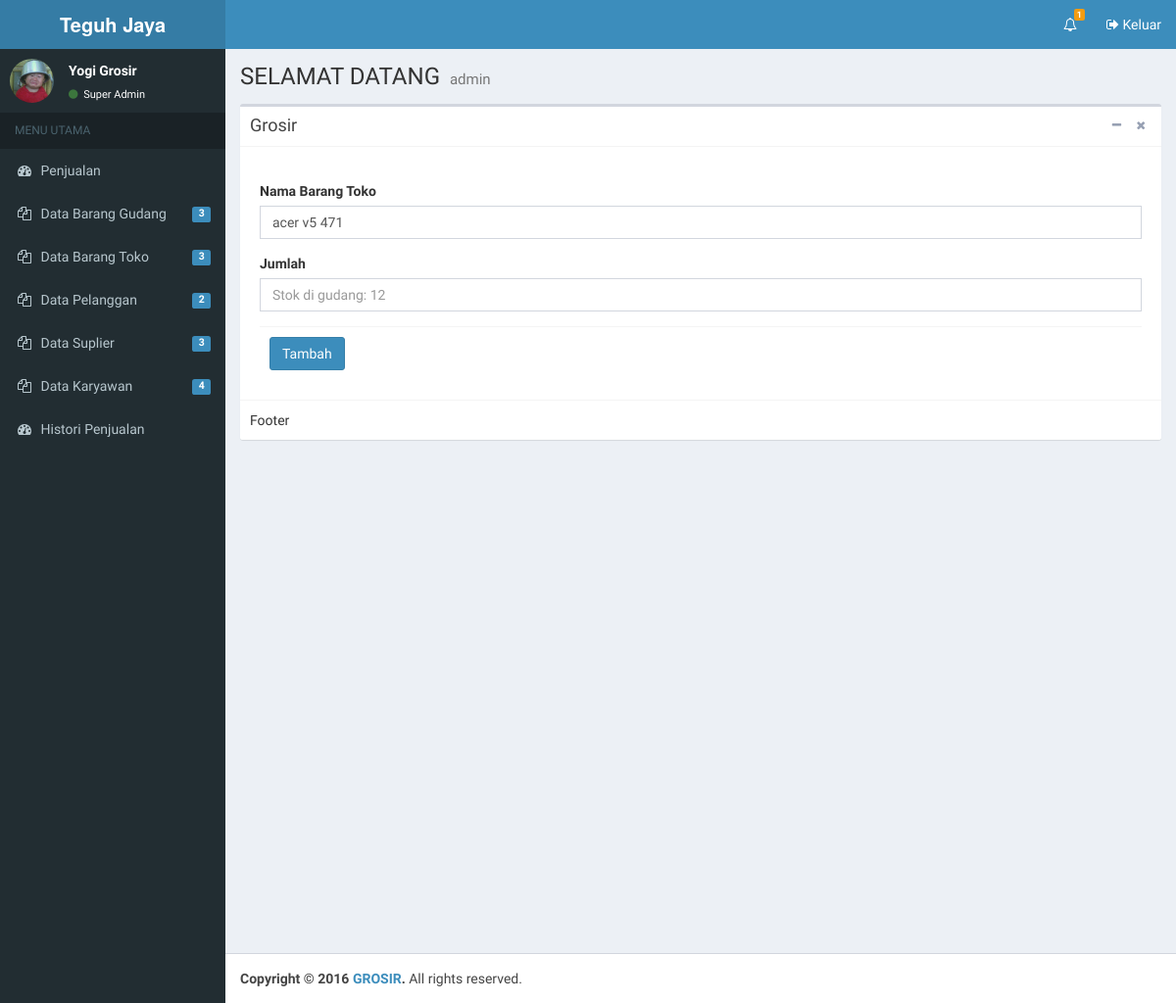
/jml_barang.php?id=95 (signed in), run on an earlier commit of the app's database.
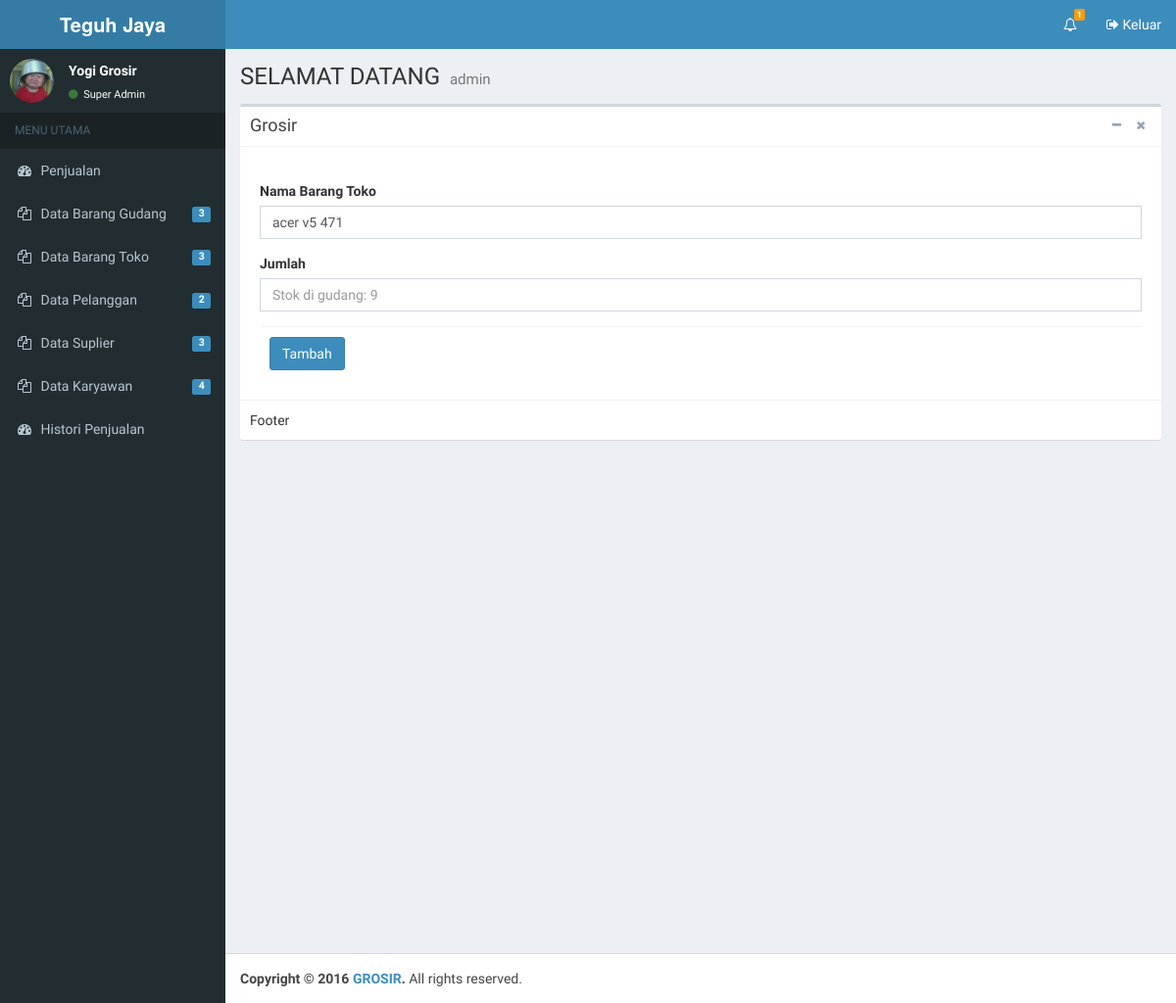
And on a later commit of the database.
### tables this page shows
CREATE TABLE IF NOT EXISTS `barang` (
  `id_gudang` int(11) NOT NULL AUTO_INCREMENT,
  `nama` text NOT NULL,
  `jenis` text NOT NULL,
  `suplier` text NOT NULL,
  `modal` int(11) NOT NULL,
  `harga_atas` int(11) NOT NULL,
  `harga_bawah` int(11) NOT NULL,
  `jumlah` int(11) NOT NULL,
  `sisa` int(11) NOT NULL,
  `tangal_masuk` date NOT NULL,
  PRIMARY KEY (`id_gudang`)
);

### jml_barang.php (the view, shortened to what this page needs)
<?php include "header.php";?>
  <div class="content-wrapper">
    <section class="content-header">
      <h1>
        SELAMAT DATANG
        <small>admin</small>
      </h1>
    </section>
    <section class="content">
      <div class="box">
        <div class="box-header with-border">
          <h3 class="box-title">Grosir</h3>
          <div class="box-tools pull-right">
            <button type="button" class="btn btn-box-tool" data-widget="collapse" data-toggle="tooltip" title="Collapse">
              <i class="fa fa-minus"></i></button>
            <button type="button" class="btn btn-box-tool" data-widget="remove" data-toggle="tooltip" title="Remove">
              <i class="fa fa-times"></i></button>
          </div>
        </div>
        <div class="box-body">
			<?php
			$id_gudang=$_GET['id'];
			$sql="SELECT * FROM barang where id_gudang='$id_gudang'";
			$exe=mysqli_query($koneksi,$sql);
			while ($data=mysqli_fetch_array($exe)){
		?>
         <form role="form" action="" method="post" enctype="multipart/form-data">
              <div class="box-body">
                <div class="form-group">
                  <label>Nama Barang Toko</label>
                  <input type="text" name="nama" class="form-control" id="exampleInputEmail1"  value="<?php echo $data['nama'];?>">
                </div>
				<div class="form-group">
                  <label for="exampleInputEmail1">Jumlah</label>
                  <input type="text" name="jumlah" class="form-control" id="exampleInputEmail1" placeholder="Stok di gudang: <?php echo $data['jumlah'];?>">
                </div>
				<div class="box-footer">
                <input type="submit" name="ubah" class="btn btn-primary" value="Tambah">
              </div>
			<?php } ?>
        </div>
		</div>
        <div class="box-footer">
          Footer
        </div>
      </div>
    </section>
  </div>
<?php include "footer.php";?>

What changed in the data, as far as the page shows it:
changed barang "acer v5 471": jumlah "Stok di gudang: 12" → "Stok di gudang: 9"
